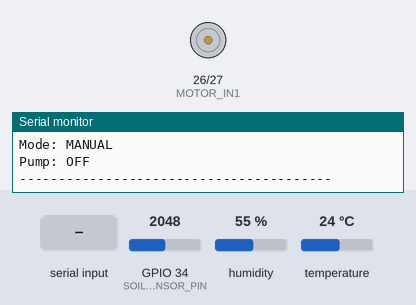
This sketch was run on a simulated ESP32. On the bench: motor-driver pin pairs drawn as motors (green arrow = first pin HIGH = forward, orange = second pin HIGH = backward, longer = more drive), the last lines printed to the serial monitor. Inputs (shaded band) come from the test bench; at power-on: GPIO 34 (SOIL_SENSOR_PIN) = 2048, humidity 55 %, temperature 24 °C (analog values on the 0–4095 scale).

Above: at 3.2 s.
3.3 s: "1\n" received over Serial
At 4.0 s:
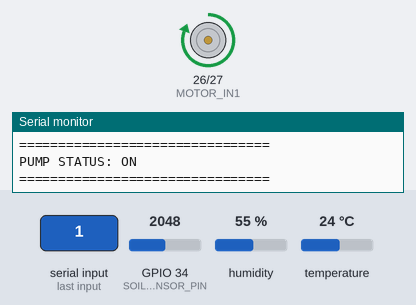
4.8 s: "0\n" received over Serial
At 5.1 s:
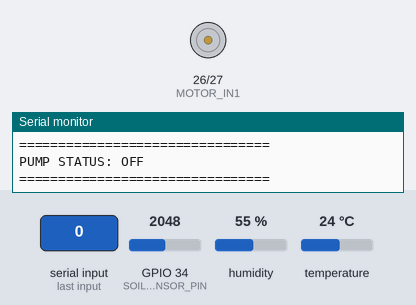
6.3 s: "A\n" received over Serial
9.7 s: GPIO 34 (SOIL_SENSOR_PIN) set to 2500
11.4 s: GPIO 34 (SOIL_SENSOR_PIN) set to 2597
At 12.6 s:
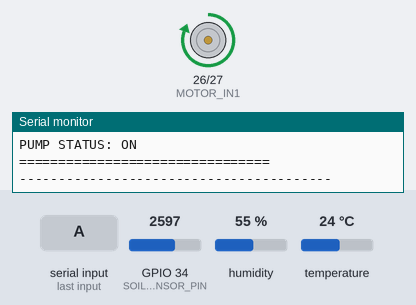
13.7 s: "a\n" received over Serial
At 25.1 s:
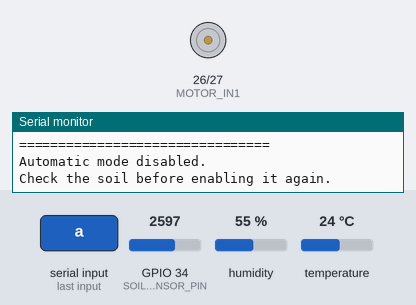
Timing chart, 0 to 25.7 s (numbered marks = the images above; inputs shaded):
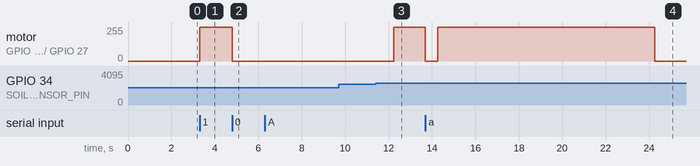

Measured:
- the behaviour switches between 2569 and 2570 on GPIO 34 (SOIL_SENSOR_PIN) (found by bisection; images 2 and 3)
- after the input at 3.3 s, motor on GPIO 26 (MOTOR_IN1) / GPIO 27 (MOTOR_IN2): stopped → forward 255/255 at once
- after the input at 4.8 s, motor on GPIO 26 (MOTOR_IN1) / GPIO 27 (MOTOR_IN2): forward 255/255 → stopped at once
- after the input at 11.4 s, motor on GPIO 26 (MOTOR_IN1) / GPIO 27 (MOTOR_IN2): stopped → forward 255/255 after 0.85 s
- after the input at 13.7 s, motor on GPIO 26 (MOTOR_IN1) / GPIO 27 (MOTOR_IN2): forward 255/255 → stopped after 0.00 s instead of 8.6 s

The sketch:

agri_sensors.ino
```cpp
#include <Arduino.h>
#include <DHT.h>

// =====================================================
// PIN CONNECTIONS
// =====================================================

// DHT11
#define DHT_PIN 4
#define DHT_TYPE DHT11

// Soil moisture sensor analog output
#define SOIL_SENSOR_PIN 34

// L298N motor driver
#define MOTOR_IN1 26
#define MOTOR_IN2 27

// =====================================================
// SOIL SENSOR CALIBRATION
// Replace these after testing your own sensor.
// =====================================================

// Example raw value when soil is very dry
int dryValue = 3200;

// Example raw value when soil is wet but drained
int wetValue = 1400;

// =====================================================
// IRRIGATION THRESHOLDS
// These are initial testing values, not final agronomic values.
// =====================================================

// Pump starts at or below this percentage
const float PUMP_ON_MOISTURE = 35.0;

// Pump stops at or above this percentage
const float PUMP_OFF_MOISTURE = 55.0;

// Maximum continuous pump running time
const unsigned long MAX_PUMP_TIME = 10000;  // 10 seconds

// Time between sensor readings
const unsigned long SENSOR_INTERVAL = 2000; // 2 seconds

// =====================================================
// OBJECTS AND VARIABLES
// =====================================================

DHT dht(DHT_PIN, DHT_TYPE);

bool automaticMode = false;
bool pumpRunning = false;

unsigned long pumpStartedAt = 0;
unsigned long previousSensorTime = 0;


// =====================================================
// PUMP CONTROL FUNCTIONS
// =====================================================

void turnPumpOn() {
  if (!pumpRunning) {
    digitalWrite(MOTOR_IN1, HIGH);
    digitalWrite(MOTOR_IN2, LOW);

    pumpRunning = true;
    pumpStartedAt = millis();

    Serial.println("================================");
    Serial.println("PUMP STATUS: ON");
    Serial.println("================================");
  }
}


void turnPumpOff() {
  digitalWrite(MOTOR_IN1, LOW);
  digitalWrite(MOTOR_IN2, LOW);

  if (pumpRunning) {
    Serial.println("================================");
    Serial.println("PUMP STATUS: OFF");
    Serial.println("================================");
  }

  pumpRunning = false;
}


// =====================================================
// READ AVERAGE SOIL SENSOR VALUE
// =====================================================

int readAverageSoilRaw() {
  const int numberOfSamples = 10;
  long total = 0;

  for (int i = 0; i < numberOfSamples; i++) {
    total += analogRead(SOIL_SENSOR_PIN);
    delay(20);
  }

  return total / numberOfSamples;
}


// =====================================================
// CONVERT RAW READING TO MOISTURE PERCENTAGE
// =====================================================

float calculateMoisturePercentage(int rawValue) {
  float moisturePercentage;

  moisturePercentage =
      ((float)(dryValue - rawValue) * 100.0) /
      ((float)(dryValue - wetValue));

  // Keep result between 0 and 100
  moisturePercentage = constrain(moisturePercentage, 0.0, 100.0);

  return moisturePercentage;
}


// =====================================================
// AUTOMATIC IRRIGATION DECISION
// =====================================================

void automaticPumpControl(float soilMoisture) {

  // Dry soil: start pump
  if (soilMoisture <= PUMP_ON_MOISTURE && !pumpRunning) {
    Serial.println("Decision: Soil is dry.");
    Serial.println("Irrigation needed = 1");
    turnPumpOn();
  }

  // Adequately moist soil: stop pump
  else if (soilMoisture >= PUMP_OFF_MOISTURE && pumpRunning) {
    Serial.println("Decision: Soil has sufficient moisture.");
    Serial.println("Irrigation needed = 0");
    turnPumpOff();
  }

  // Between ON and OFF limits:
  // retain the current pump state.
}


// =====================================================
// SAFETY CHECK
// =====================================================

void checkPumpSafety() {
  if (pumpRunning &&
      millis() - pumpStartedAt >= MAX_PUMP_TIME) {

    Serial.println("SAFETY: Maximum pump time reached.");
    turnPumpOff();

    // Exit automatic mode so the pump does not restart immediately
    automaticMode = false;

    Serial.println("Automatic mode disabled.");
    Serial.println("Check the soil before enabling it again.");
  }
}


// =====================================================
// SERIAL MONITOR COMMANDS
// =====================================================

void handleSerialCommands() {
  if (Serial.available() == 0) {
    return;
  }

  char command = Serial.read();

  // Ignore newline characters
  if (command == '\n' || command == '\r') {
    return;
  }

  switch (command) {

    case '1':
      automaticMode = false;
      Serial.println("Manual command: Pump ON");
      turnPumpOn();
      break;

    case '0':
      automaticMode = false;
      Serial.println("Manual command: Pump OFF");
      turnPumpOff();
      break;

    case 'A':
    case 'a':
      automaticMode = true;
      turnPumpOff();
      Serial.println("Automatic irrigation mode ENABLED");
      break;

    case 'M':
    case 'm':
      automaticMode = false;
      turnPumpOff();
      Serial.println("Manual mode ENABLED");
      break;

    case 'S':
    case 's':
      Serial.println();
      Serial.println("Available commands:");
      Serial.println("1 = Manually turn pump ON");
      Serial.println("0 = Manually turn pump OFF");
      Serial.println("A = Enable automatic mode");
      Serial.println("M = Enable manual mode");
      Serial.println("S = Show command list");
      Serial.println();
      break;

    default:
      Serial.println("Unknown command. Enter S for help.");
      break;
  }
}


// =====================================================
// SETUP
// =====================================================

void setup() {
  Serial.begin(115200);

  dht.begin();

  pinMode(SOIL_SENSOR_PIN, INPUT);

  pinMode(MOTOR_IN1, OUTPUT);
  pinMode(MOTOR_IN2, OUTPUT);

  // Pump must remain OFF during startup
  digitalWrite(MOTOR_IN1, LOW);
  digitalWrite(MOTOR_IN2, LOW);

  analogReadResolution(12);

  delay(2000);

  Serial.println();
  Serial.println("========================================");
  Serial.println("ESP32 SMART IRRIGATION TEST");
  Serial.println("Mungbean setup");
  Serial.println("========================================");

  Serial.println("Connections:");
  Serial.println("DHT11 DATA   -> GPIO 4");
  Serial.println("Soil AO      -> GPIO 34");
  Serial.println("L298N IN1    -> GPIO 26");
  Serial.println("L298N IN2    -> GPIO 27");

  Serial.println();
  Serial.println("Commands:");
  Serial.println("1 = Pump ON");
  Serial.println("0 = Pump OFF");
  Serial.println("A = Automatic mode");
  Serial.println("M = Manual mode");
  Serial.println("S = Show commands");

  Serial.println();
  Serial.println("Starting in MANUAL mode for safety.");
  Serial.println("Pump is OFF.");
  Serial.println("========================================");
}


// =====================================================
// MAIN LOOP
// =====================================================

void loop() {
  handleSerialCommands();
  checkPumpSafety();

  unsigned long currentTime = millis();

  if (currentTime - previousSensorTime >= SENSOR_INTERVAL) {
    previousSensorTime = currentTime;

    // Read soil sensor
    int soilRaw = readAverageSoilRaw();

    float soilMoisture =
        calculateMoisturePercentage(soilRaw);

    // Read DHT11
    float humidity = dht.readHumidity();
    float temperature = dht.readTemperature();

    Serial.println();
    Serial.println("----------------------------------------");

    Serial.print("Soil raw value: ");
    Serial.println(soilRaw);

    Serial.print("Soil moisture: ");
    Serial.print(soilMoisture, 1);
    Serial.println(" %");

    if (isnan(temperature) || isnan(humidity)) {
      Serial.println("DHT11 reading failed!");
    } else {
      Serial.print("Temperature: ");
      Serial.print(temperature, 1);
      Serial.println(" °C");

      Serial.print("Humidity: ");
      Serial.print(humidity, 1);
      Serial.println(" %");
    }

    Serial.print("Mode: ");
    Serial.println(automaticMode ? "AUTOMATIC" : "MANUAL");

    Serial.print("Pump: ");
    Serial.println(pumpRunning ? "ON" : "OFF");

    // Run automatic decision only when automatic mode is enabled
    if (automaticMode) {
      automaticPumpControl(soilMoisture);
    }

    Serial.println("----------------------------------------");
  }
}
```
